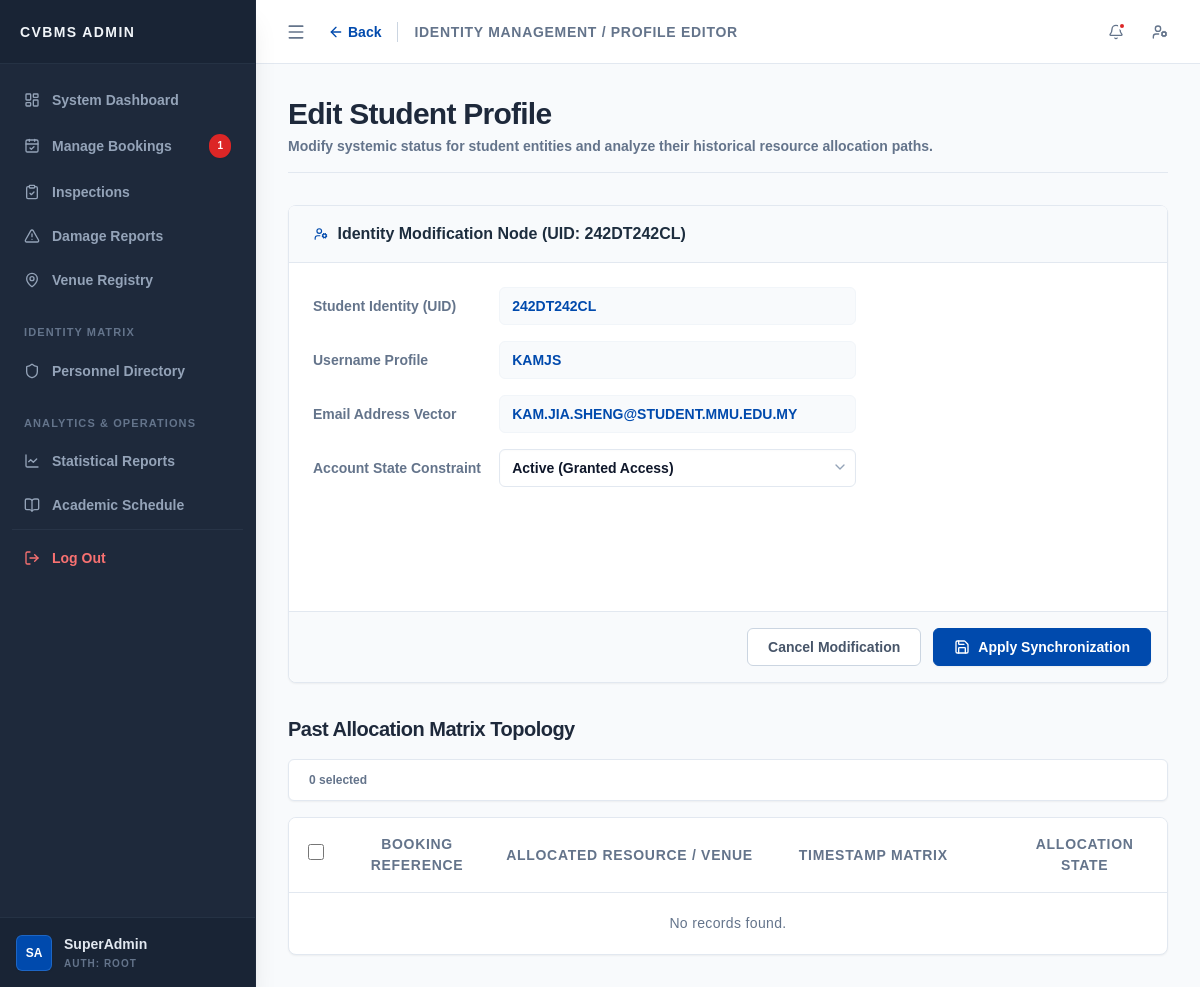
Page /admin/edit_student.php?uid=242DT242CL (signed in) on the committed database.
### tables this page shows
CREATE TABLE `user` (
  `uid` varchar(15) NOT NULL,
  `username` varchar(50) NOT NULL,
  `email` varchar(100) NOT NULL,
  `password` varchar(255) NOT NULL,
  `phone_num` varchar(20) NOT NULL,
  `profile_pic` varchar(255) NOT NULL DEFAULT '',
  `outstanding_debt` decimal(10,2) UNSIGNED NOT NULL DEFAULT 0.00,
  `account_status` enum('active','restricted') NOT NULL DEFAULT 'active',
  `created_at` timestamp NOT NULL DEFAULT current_timestamp()
);

### core/repositories/StudentRepository.php (called while the page is built, shortened)
<?php
class StudentRepository
{
    private mysqli $conn;
    public function __construct(mysqli $conn)
    {
        $this->conn = $conn;
    }
    public function getStudentById(string $uid): ?array
    {
        $sql = "SELECT uid, username, email, phone_num, account_status AS status, created_at FROM user WHERE uid = ? LIMIT 1";
        $stmt = $this->conn->prepare($sql);
        $stmt->bind_param("s", $uid);
        $stmt->execute();
        $result = $stmt->get_result();
        $entity = $result->fetch_assoc();
        return $entity ?: null;
    }
}
?>

### admin/edit_student.php (the view, shortened to what this page needs)
<?php
require_once __DIR__ . '/../config/db.php';
require_once __DIR__ . '/../core/components/FilterBuilder.php';
require_once __DIR__ . '/../core/components/DataGridBuilder.php';
require_once __DIR__ . '/../core/components/FioriFormBuilder.php';
require_once __DIR__ . '/../core/repositories/StudentRepository.php';
$studentRepo = new StudentRepository($conn);
$uid_param = isset($_GET['uid']) ? trim($_GET['uid']) : '';
$student_entity = $studentRepo->getStudentById($uid_param);
$records = [];
$topbar_content = '
<div class="flex items-center">
    <a href="manage_students.php" class="text-sm font-bold text-[#004aad] hover:text-[#003882] flex items-center mr-4 transition-colors">
        <i data-lucide="arrow-left" class="w-4 h-4 mr-1"></i> Back
    </a>
    <h2 class="text-sm font-bold text-slate-500 uppercase tracking-wider border-l border-slate-300 pl-4">Identity Management / Profile Editor</h2>
</div>';
$bookingGrid = new DataGridBuilder('booking_id', '#', 'booking record');
$bookingGrid->disableAction('create')->disableAction('edit')->disableAction('delete')
    ->addColumn('booking_id', 'Booking Reference', 'text_mono', ['width' => 'w-32 text-center'])
    ->addColumn('venue_name', 'Allocated Resource / Venue', 'text_bold', ['width' => 'w-64'])
    ->addColumn('booking_date', 'Timestamp Matrix', 'text_muted_mono', ['width' => 'w-48'])
    ->addColumn('status', 'Allocation State', 'map_badge', ['width' => 'w-36 text-center', 'map' => [
        'completed' => ['label' => 'Completed', 'class' => 'bg-emerald-50 text-emerald-600 border-emerald-100'],
        'pending'   => ['label' => 'Pending', 'class' => 'bg-amber-50 text-amber-600 border-amber-100'],
        'cancelled' => ['label' => 'Cancelled', 'class' => 'bg-rose-50 text-rose-600 border-rose-100']
    ]]);
?>
<form action="../actions/process_student_action.php" method="POST" id="studentStatusForm" class="bg-white rounded-lg shadow-sm border border-slate-200 relative mb-8">
    <div class="p-0">
        <div class="fiori-form-container border-none shadow-none">
            <div class="fiori-section-header bg-slate-50 border-b border-slate-200">
                <h2 class="text-base font-bold text-[#1d2d3e]">
                    <i data-lucide="user-cog" class="w-4 h-4 inline mr-1 pb-0.5 text-[#004aad]"></i>
                    Identity Modification Node (UID: <?php echo htmlspecialchars($student_entity['uid']); ?>)
                </h2>
            </div>
            <div class="p-6 grid grid-cols-1 lg:grid-cols-12 gap-8">
                <div class="lg:col-span-8 space-y-4">
                    <?php
                    echo FB::input('text', 'display_uid', 'Student Identity (UID)', $student_entity['uid'], [
                        'readonly' => true,
                        'extra_css' => 'font-mono text-slate-400 bg-slate-50 cursor-not-allowed'
                    ]);
                    echo FB::input('text', 'display_name', 'Username Profile', $student_entity['username'] ?? '', [
                        'readonly' => true,
                        'extra_css' => 'text-slate-400 bg-slate-50 cursor-not-allowed'
                    ]);
                    echo FB::input('text', 'display_email', 'Email Address Vector', $student_entity['email'] ?? '', [
                        'readonly' => true,
                        'extra_css' => 'font-mono text-slate-400 bg-slate-50 cursor-not-allowed'
                    ]);
                    echo FB::select('status', 'Account State Constraint', [
                        'active' => 'Active (Granted Access)',
                        'restricted' => 'Restricted (Suspended Access)'
                    ], $student_entity['status'] ?? 'active', [
                        'required' => true
                    ]);
                    ?>
                </div>
            </div>
        </div>
    </div>
    <div class="bg-slate-50 border-t border-slate-200 p-4 flex justify-end space-x-3 rounded-b-lg">
        <a href="manage_students.php" class="px-5 py-2 text-sm font-semibold text-slate-600 bg-white border border-slate-300 rounded-md hover:bg-slate-50 transition-colors">
            Cancel Modification
        </a>
        <button type="submit" id="submitBtn" class="px-5 py-2 text-sm font-semibold text-white bg-[#004aad] rounded-md hover:bg-[#003882] shadow-sm transition-colors flex items-center border border-[#004aad]">
            <i data-lucide="save" class="w-4 h-4 mr-2"></i> Apply Synchronization
        </button>
    </div>
</form>
<h3 class="text-xl font-extrabold text-slate-800 tracking-tight mb-4">Past Allocation Matrix Topology</h3>
<?php echo $bookingGrid->render($records); ?>
<?php
require_once __DIR__ . '/../core/layout.php';
?>

### core/components/FioriFormBuilder.php (shortened to what this page needs)
<?php
class FioriFormBuilder
{
    private static function renderRow(string $label, string $controlHtml): string
    {
        return "
        <div class=\"grid grid-cols-3 gap-4 items-center\">
            <label class=\"" . self::LABEL_CSS . "\">{$label}</label>
            <div class=\"col-span-2 relative\">
{$controlHtml}
            </div>
        </div>";
    }
    public static function input(string $type, string $name, string $label, ?string $value, array $attrs = []): string
    {
        $attrStr = self::buildAttributes($attrs);
        $css = ($attrs['readonly'] ?? false) ? self::READONLY_CSS : self::INPUT_CSS . ' ' . ($attrs['extra_css'] ?? '');
        $val = htmlspecialchars((string)$value);
        $control = "<input type=\"{$type}\" name=\"{$name}\" value=\"{$val}\" class=\"{$css}\" {$attrStr}>";
        return self::renderRow($label, $control);
    }
    public static function select(string $name, string $label, array $options, ?string $selectedValue, array $attrs = []): string
    {
        $attrStr = self::buildAttributes($attrs);
        $css = self::INPUT_CSS . ' appearance-none pr-8 bg-white cursor-pointer transition-colors ' . ($attrs['extra_css'] ?? '');
        $control = "<select name=\"{$name}\" class=\"{$css}\" {$attrStr}>";
        foreach ($options as $val => $text)
        {
            $sel = ((string)$selectedValue === (string)$val) ? 'selected' : '';
            $control .= "<option value=\"" . htmlspecialchars($val) . "\" {$sel}>" . htmlspecialchars($text) . "</option>";
        }
        $control .= "</select>
        <i data-lucide=\"chevron-down\" class=\"w-4 h-4 text-slate-400 absolute right-2 top-2.5 pointer-events-none\"></i>";
        return self::renderRow($label, $control);
    }
    private static function buildAttributes(array $attrs): string
    {
        $compiled = [];
        $booleanAttrs = ['required', 'readonly', 'disabled'];
        foreach ($attrs as $key => $val)
        {
            if (in_array($key, ['prefix', 'suffix', 'extra_css', 'placeholder'])) continue; if (in_array($key, $booleanAttrs))
            {
                if ($val) $compiled[] = $key; } else
                {
                $compiled[] = "{$key}=\"" . htmlspecialchars((string)$val) . "\"";
            }
        }
        return implode(' ', $compiled);
    }
}
?>

### assets/css/admin_css.css (style rules this page uses)
:root { font-size: 100%; }
html, body, body *, button, input, select, textarea { font-family: "Century Gothic", CenturyGothic, "Century", "Century Schoolbook", Arial, sans-serif !important; font-weight: 700; }
:root { --fiori-bg: #ffffff; --fiori-blue: #004aad; --fiori-text: #334155; --fiori-label: #64748b; --fiori-border: #e2e8f0; --fiori-readonly-bg: #f8fafc; --fiori-input-focus: #004aad; --fiori-success: #059669; --fiori-error: #dc2626; }
.fiori-form-container { background: var(--fiori-bg); border: 1px solid var(--fiori-border); border-radius: 0.375rem; margin-bottom: 100px; box-shadow: 0 1px 2px 0 rgba(0, 0, 0, 0.05); transition: border-color 0.2s cubic-bezier(0.4, 0, 0.2, 1), box-shadow 0.2s cubic-bezier(0.4, 0, 0.2, 1); }
.fiori-section-header { background: #f8fafc; border-bottom: 1px solid var(--fiori-border); padding: 1rem 1.5rem; display: flex; justify-content: space-between; align-items: center; border-top-left-radius: 0.375rem; border-top-right-radius: 0.375rem; }
.fiori-input { border: 1px solid var(--fiori-border); border-radius: 0.375rem; height: 38px; padding: 0 12px; font-size: 0.875rem; color: #0f172a; width: 100%; background-color: #ffffff; transition: all 0.2s cubic-bezier(0.4, 0, 0.2, 1); box-shadow: 0 1px 2px 0 rgba(0, 0, 0, 0.02) inset; }
.fiori-readonly { background-color: var(--fiori-readonly-bg); border-color: #f1f5f9; pointer-events: none; color: var(--fiori-label); box-shadow: none; }

### rows in the picture
user: uid "242DT242CL", display_uid "242DT242CL", display_name "KamJS", display_email "kam.jia.sheng@student.mmu.edu.my"

### other values in the picture
$sidebar_brand_label "CVBMS ADMIN"
$pending_bookings_count "1"
$_SESSION['full_name'] "SuperAdmin"
$page_title "Edit Student Profile"
$page_description "Modify systemic status for student entities and analyze their historical resource allocation paths."
$label "Student Identity (UID) Username Profile Email Address Vector Account State Constraint"
$col['label'] "BOOKING REFERENCE"
$col['label'] "ALLOCATED RESOURCE / VENUE"
$col['label'] "TIMESTAMP MATRIX"
$col['label'] "ALLOCATION STATE"
form field status "Active (Granted Access)"
